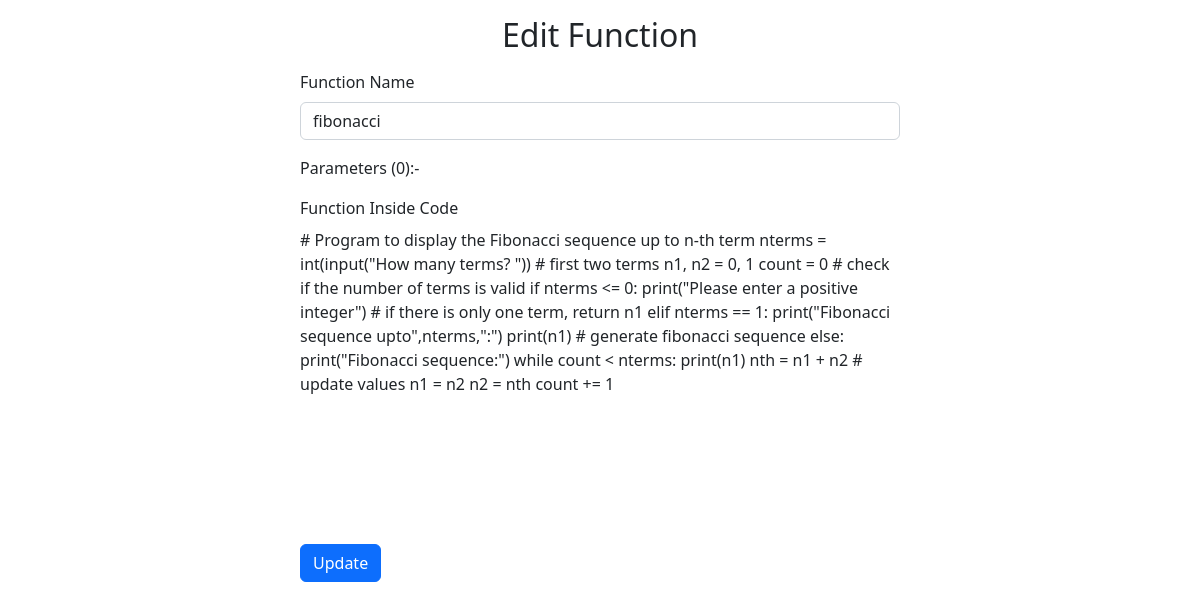
The page /function/edit/24/ on the database its author committed.
### core/models.py (models this page shows, shortened)
class Function(models.Model):
    name = models.CharField(max_length=120)
    params = models.TextField()
    code = models.TextField()

### core/views.py (the view)
# urls.py: path('function/edit/<id>/',edit),
def edit(request,id):
    if(request.method == "GET"):
        function = Function.objects.get(id=id)
        params = ast.literal_eval(function.params)
        return render(request,'edit.html',{'function':function,'params':params})
    elif request.method == "POST":
        function = Function.objects.get(id=id)
        function.name = request.POST.get('name')
        function.code = request.POST.get('code')
        function.save()
        return redirect('/all')

### core/templates/edit.html (shortened to what this page needs)
<!DOCTYPE html>
<html lang="en">
<head>
    <link rel="stylesheet" href="https://cdn.jsdelivr.net/npm/bootstrap@5.2.3/dist/css/bootstrap.min.css">
</head>
<body>
    <h2 class="text-center my-3">Edit Function</h2>
    <form action="/function/edit/{{function.id}}/" class="w-50 mx-auto" method="POST" onsubmit="setCodeInput(event,this)">
        <div class="mb-3">
            <label for="name" class="form-label">Function Name</label>
            <input type="text" value="{{function.name}}" id="name" class="form-control" name="name" placeholder="Enter Function Name" required>
        </div>
        <div class="mb-3">
            Parameters ({{params|length}}):-
        </div>
        <label for="editor" class="form-label">Function Inside Code</label>
        <div class="editor mb-3">
            <div id="editor">{{function.code}}</div>
        </div>
        <div class="mb-3">
            <input type="submit" value="Update" class="btn btn-primary">
        </div>
    </form>
</body>
</html>

### core/templates/edit.html (style rules this page uses)
.editor { height: 300px; position: relative; margin: auto; }
#editor { position: absolute; top: 0; right: 0; bottom: 0; left: 0; }

### rows shown on the page
Function: name "fibonacci", code "# Program to display the Fibonacci sequence up to n-th term nterms = int(input(\"How many terms? \")) # first two terms n1, n2 = 0, 1 count = 0 # check if the number of terms is valid if nterms <= 0: print(\"Please enter a positive integer\") # if there is only one term, return n1 elif nterms == 1: print(\"Fibonacci sequence upto\",nterms,\":\") print(n1) # generate fibonacci sequence else: print(\"Fibonacci sequence:\") while count < nterms: print(n1) nth = n1 + n2 # update values n1 = n2 n2 = nth count += 1"

### other values the page prints
{{ params|length }} "0"
